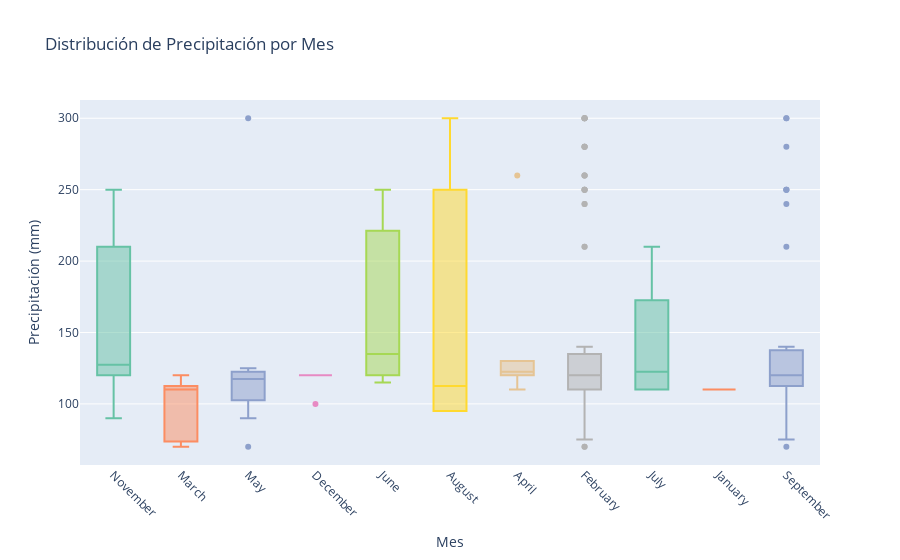

Write notebook code for a chart like this one.
### Code cell
# Gráfico de caja y bigotes: Distribución de Preipitación por Mes
# Verificar instalación de dependencias
try:
    import pandas as pd
    import plotly.express as px
except ImportError as e:
    print(f"Error: {e}. Asegúrate de instalar las bibliotecas con: pip install pandas plotly")
    exit()

# Cargar datos
try:
    bd_inundacion = pd.read_csv("inundaciones lluvias.csv")
    bd_inundacion['registro_fecha'] = pd.to_datetime(bd_inundacion['registro_fecha'], format='%d/%m/%Y')
except FileNotFoundError:
    print("Error: El archivo 'inundaciones lluvias.csv' no se encuentra en el directorio.")
    exit()
except Exception as e:
    print(f"Error al cargar los datos: {e}")
    exit()

# Extraer mes
bd_inundacion['mes'] = bd_inundacion['registro_fecha'].dt.month_name()

# Gráfico de caja y bigotes
fig = px.box(bd_inundacion, x='mes', y='precipitacion_mm', 
             title='Distribución de Precipitación por Mes',
             labels={'precipitacion_mm': 'Precipitación (mm)', 'mes': 'Mes'},
             color='mes', 
             color_discrete_sequence=px.colors.qualitative.Set2)
fig.update_layout(showlegend=False, xaxis={'tickangle': 45})
fig.show()

### Figure 1 — Plotly figure (JSON) as saved in the notebook; plotly's stock layout.template omitted (floating-point values rounded to 4 significant figures)
{"data": [{"alignmentgroup": "True", "hovertemplate": "Mes=%{x}<br>Precipitación (mm)=%{y}<extra></extra>", "legendgroup": "November", "marker": {"color": "rgb(102,194,165)"}, "name": "November", "notched": false, "offsetgroup": "November", "orientation": "v", "showlegend": true, "type": "box", "x": ["November", "November", "November", "November", "November", "November", "November", "November", "November", "November"], "x0": " ", "xaxis": "x", "y": [90, 250, 210, 125, 120, 130, 140, 120, 240, 110], "y0": " ", "yaxis": "y"}, {"alignmentgroup": "True", "hovertemplate": "Mes=%{x}<br>Precipitación (mm)=%{y}<extra></extra>", "legendgroup": "March", "marker": {"color": "rgb(252,141,98)"}, "name": "March", "notched": false, "offsetgroup": "March", "orientation": "v", "showlegend": true, "type": "box", "x": ["March", "March", "March", "March", "March"], "x0": " ", "xaxis": "x", "y": [70, 110, 120, 75, 110], "y0": " ", "yaxis": "y"}, {"alignmentgroup": "True", "hovertemplate": "Mes=%{x}<br>Precipitación (mm)=%{y}<extra></extra>", "legendgroup": "May", "marker": {"color": "rgb(141,160,203)"}, "name": "May", "notched": false, "offsetgroup": "May", "orientation": "v", "showlegend": true, "type": "box", "x": ["May", "May", "May", "May", "May", "May", "May", "May"], "x0": " ", "xaxis": "x", "y": [300, 115, 115, 125, 90, 70, 120, 120], "y0": " ", "yaxis": "y"}, {"alignmentgroup": "True", "hovertemplate": "Mes=%{x}<br>Precipitación (mm)=%{y}<extra></extra>", "legendgroup": "December", "marker": {"color": "rgb(231,138,195)"}, "name": "December", "notched": false, "offsetgroup": "December", "orientation": "v", "showlegend": true, "type": "box", "x": ["December", "December", "December", "December", "December", "December"], "x0": " ", "xaxis": "x", "y": [120, 120, 120, 100, 120, 120], "y0": " ", "yaxis": "y"}, {"alignmentgroup": "True", "hovertemplate": "Mes=%{x}<br>Precipitación (mm)=%{y}<extra></extra>", "legendgroup": "June", "marker": {"color": "rgb(166,216,84)"}, "name": "June", "notched": false, "offsetgroup": "June", "orientation": "v", "showlegend": true, "type": "box", "x": ["June", "June", "June"], "x0": " ", "xaxis": "x", "y": [115, 135, 250], "y0": " ", "yaxis": "y"}, {"alignmentgroup": "True", "hovertemplate": "Mes=%{x}<br>Precipitación (mm)=%{y}<extra></extra>", "legendgroup": "August", "marker": {"color": "rgb(255,217,47)"}, "name": "August", "notched": false, "offsetgroup": "August", "orientation": "v", "showlegend": true, "type": "box", "x": ["August", "August", "August", "August", "August", "August"], "x0": " ", "xaxis": "x", "y": [110, 250, 300, 95, 95, 115], "y0": " ", "yaxis": "y"}, {"alignmentgroup": "True", "hovertemplate": "Mes=%{x}<br>Precipitación (mm)=%{y}<extra></extra>", "legendgroup": "April", "marker": {"color": "rgb(229,196,148)"}, "name": "April", "notched": false, "offsetgroup": "April", "orientation": "v", "showlegend": true, "type": "box", "x": ["April", "April", "April", "April", "April", "April"], "x0": " ", "xaxis": "x", "y": [120, 110, 125, 130, 260, 120], "y0": " ", "yaxis": "y"}, {"alignmentgroup": "True", "hovertemplate": "Mes=%{x}<br>Precipitación (mm)=%{y}<extra></extra>", "legendgroup": "February", "marker": {"color": "rgb(179,179,179)"}, "name": "February", "notched": false, "offsetgroup": "February", "orientation": "v", "showlegend": true, "type": "box", "x": ["February", "February", "February", "February", "February", "February", "February", "February", "February", "February", "February", "February", "February", "February", "February", "February", "February", "February", "February", "February", "February", "February", "February", "February", "February", "February", "February", "February", "February", "February", "February", "February", "February", "February", "February", "February", "February", "February", "February", "February", "February", "February", "February", "February", "February", "February", "February", "February", "February", "February", "February", "February", "February", "February", "February", "February", "February", "February", "February", "February", "February", "February", "February", "February", "February", "February", "February", "February", "February", "February", "February", "February", "February", "February", "February", "February", "February", "February", "February", "February", "February", "February", "February", "February", "February", "February", "February", "February", "February", "February", "February", "February", "February", "February", "February", "February", "February", "February", "February", "February", "February", "February", "February", "February", "February"], "x0": " ", "xaxis": "x", "y": [125, 115, 280, 115, 125, 115, 135, 130, 125, 115, 120, 130, 140, 280, 75, 260, 125, 300, 135, 120, 100, 110, 95, 120, 110, 95, 240, 120, 110, 90, 70, 250, 300, 120, 115, 110, 210, 110, 120, 110, 125, 120, 115, 250, 120, 125, 115, 135, 130, 125, 115, 120, 130, 140, 280, 75, 260, 125, 300, 135, 120, 100, 110, 95, 120, 110, 95, 240, 120, 110, 90, 70, 250, 300, 120, 115, 110, 210, 110, 120, 110, 125, 120, 115, 250, 120, 125, 115, 135, 130, 125, 115, 120, 130, 140, 280, 75, 260, 125, 300, 135, 120, 100, 110, 95], "y0": " ", "yaxis": "y"}, {"alignmentgroup": "True", "hovertemplate": "Mes=%{x}<br>Precipitación (mm)=%{y}<extra></extra>", "legendgroup": "July", "marker": {"color": "rgb(102,194,165)"}, "name": "July", "notched": false, "offsetgroup": "July", "orientation": "v", "showlegend": true, "type": "box", "x": ["July", "July", "July", "July"], "x0": " ", "xaxis": "x", "y": [135, 110, 110, 210], "y0": " ", "yaxis": "y"}, {"alignmentgroup": "True", "hovertemplate": "Mes=%{x}<br>Precipitación (mm)=%{y}<extra></extra>", "legendgroup": "January", "marker": {"color": "rgb(252,141,98)"}, "name": "January", "notched": false, "offsetgroup": "January", "orientation": "v", "showlegend": true, "type": "box", "x": ["January", "January"], "x0": " ", "xaxis": "x", "y": [110, 110], "y0": " ", "yaxis": "y"}, {"alignmentgroup": "True", "hovertemplate": "Mes=%{x}<br>Precipitación (mm)=%{y}<extra></extra>", "legendgroup": "September", "marker": {"color": "rgb(141,160,203)"}, "name": "September", "notched": false, "offsetgroup": "September", "orientation": "v", "showlegend": true, "type": "box", "x": ["September", "September", "September", "September", "September", "September", "September", "September", "September", "September", "September", "September", "September", "September", "September", "September", "September", "September", "September", "September", "September", "September", "September", "September", "September", "September", "September", "September", "September", "September", "September", "September", "September", "September", "September", "September"], "x0": " ", "xaxis": "x", "y": [300, 250, 125, 120, 110, 95, 240, 120, 110, 90, 70, 250, 300, 120, 115, 110, 210, 110, 120, 110, 125, 120, 115, 250, 120, 125, 115, 135, 130, 125, 115, 120, 130, 140, 280, 75], "y0": " ", "yaxis": "y"}], "layout": {"boxmode": "overlay", "legend": {"title": {"text": "Mes"}, "tracegroupgap": 0}, "showlegend": false, "title": {"text": "Distribución de Precipitación por Mes"}, "xaxis": {"anchor": "y", "categoryarray": ["November", "March", "May", "December", "June", "August", "April", "February", "July", "January", "September"], "categoryorder": "array", "domain": [0, 1], "tickangle": 45, "title": {"text": "Mes"}}, "yaxis": {"anchor": "x", "domain": [0, 1], "title": {"text": "Precipitación (mm)"}}}}
